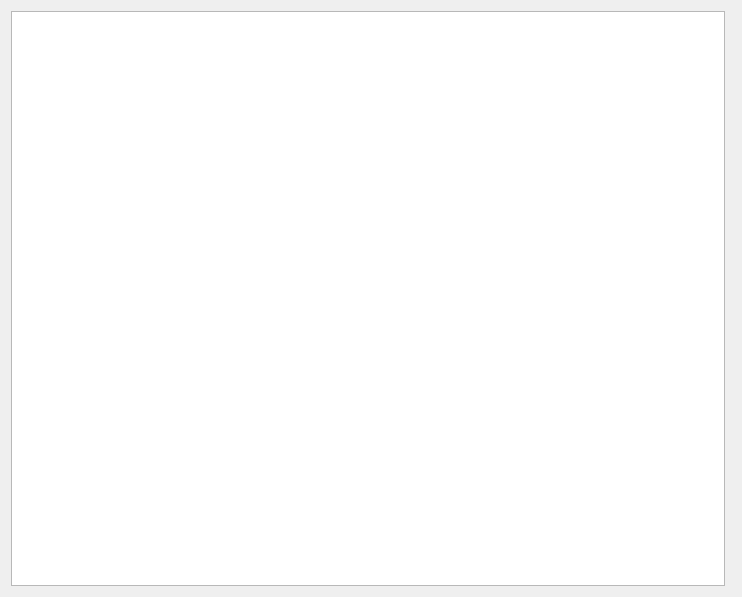
<?xml version="1.0" encoding="UTF-8"?>
<ui version="4.0">
 <class>Dialog</class>
 <widget class="QDialog" name="Dialog">
  <property name="geometry">
   <rect>
    <x>0</x>
    <y>0</y>
    <width>742</width>
    <height>597</height>
   </rect>
  </property>
  <property name="windowTitle">
   <string>Dialog</string>
  </property>
  <layout class="QHBoxLayout" name="horizontalLayout">
   <item>
    <widget class="PlotWidget" name="zPathPlot"/>
   </item>
   <item>
    <widget class="QDialogButtonBox" name="buttonBox">
     <property name="orientation">
      <enum>Qt::Vertical</enum>
     </property>
     <property name="standardButtons">
      <set>QDialogButtonBox::NoButton</set>
     </property>
    </widget>
   </item>
  </layout>
 </widget>
 <customwidgets>
  <customwidget>
   <class>PlotWidget</class>
   <extends>QGraphicsView</extends>
   <header>pyqtgraph</header>
  </customwidget>
 </customwidgets>
 <resources/>
 <connections>
  <connection>
   <sender>buttonBox</sender>
   <signal>accepted()</signal>
   <receiver>Dialog</receiver>
   <slot>accept()</slot>
   <hints>
    <hint type="sourcelabel">
     <x>248</x>
     <y>254</y>
    </hint>
    <hint type="destinationlabel">
     <x>157</x>
     <y>274</y>
    </hint>
   </hints>
  </connection>
  <connection>
   <sender>buttonBox</sender>
   <signal>rejected()</signal>
   <receiver>Dialog</receiver>
   <slot>reject()</slot>
   <hints>
    <hint type="sourcelabel">
     <x>316</x>
     <y>260</y>
    </hint>
    <hint type="destinationlabel">
     <x>286</x>
     <y>274</y>
    </hint>
   </hints>
  </connection>
 </connections>
</ui>
